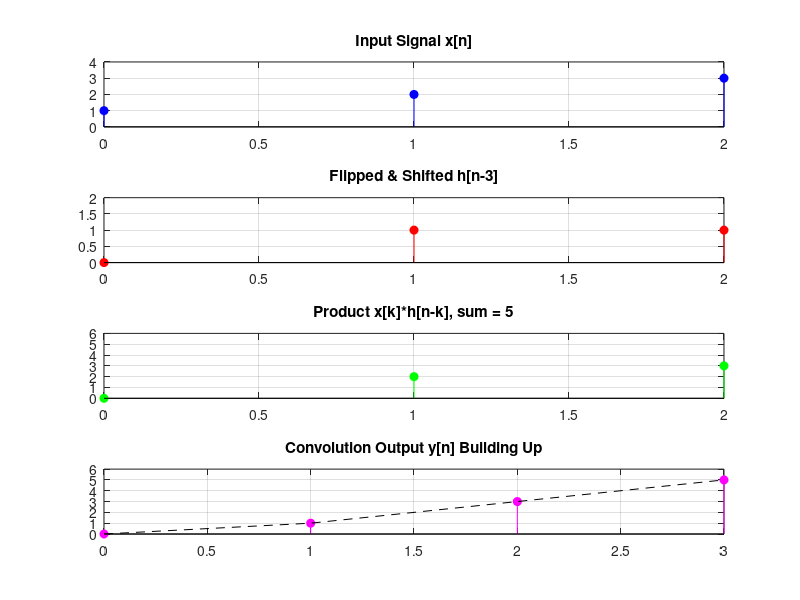

Write MATLAB code to recreate this figure.
% Discrete-Time Convolution Visualization (Modified)
x = [1 2 3];         % Input signal x[n]
h = [1 1];           % Impulse response h[n]
N = length(x) + length(h) - 1;

y = zeros(1, N);     % Output convolution result

figure;
for n = 0:N-1
    clf;
    k = 0:length(x)-1;        % index for x[n]
    hk = fliplr(h);           % Flip h[n]
    hk_shifted = zeros(1, length(x));   % Shifted version

    % Shifting process
    for i = 1:length(h)
        if (n - i + 1 >= 1) && (n - i + 1 <= length(x))
            hk_shifted(n - i + 1) = hk(i);
        end
    end

    % Multiply and sum
    product = x .* hk_shifted;
    y_n = sum(product);
    y(n+1) = y_n;   % Store convolution output

    % --- Plotting ---
    subplot(4,1,1);
    stem(k, x, 'b','filled'); grid on;
    title('Input Signal x[n]'); ylim([0 4]);

    subplot(4,1,2);
    stem(k, hk_shifted, 'r','filled'); grid on;
    title(['Flipped & Shifted h[n-' num2str(n) ']']); ylim([0 2]);

    subplot(4,1,3);
    stem(k, product, 'g','filled'); grid on;
    title(['Product x[k]*h[n-k], sum = ' num2str(y_n)]); ylim([0 6]);

    subplot(4,1,4);
    stem(0:n, y(1:n+1), 'm','filled'); hold on;
    plot(0:n, y(1:n+1), 'k--'); grid on;
    title('Convolution Output y[n] Building Up');
    ylim([0 max(y)+1]);

    pause(1);  % Pause to animate each step
end

disp('Hasil akhir konvolusi y[n] = ');
disp(y);

